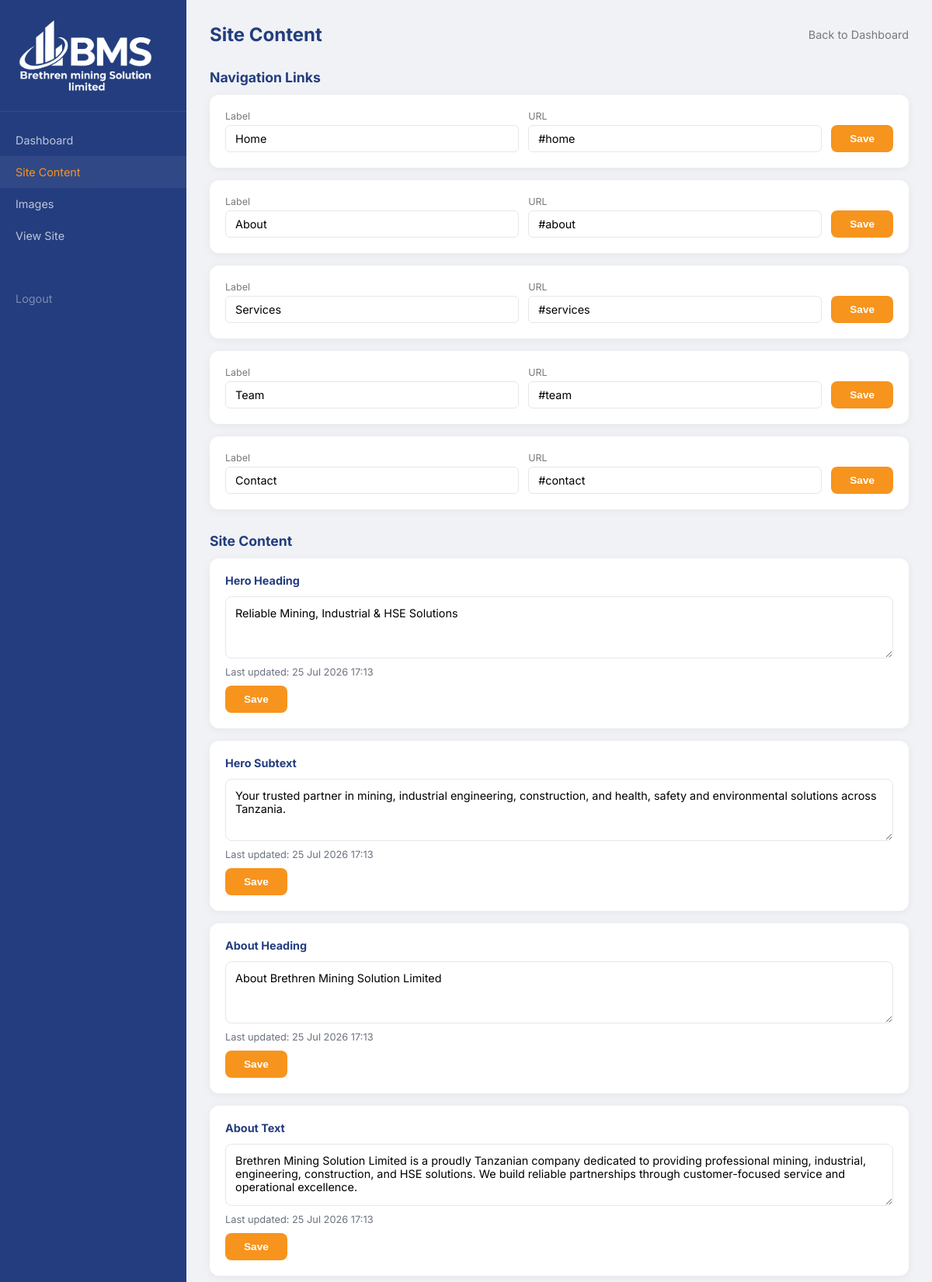
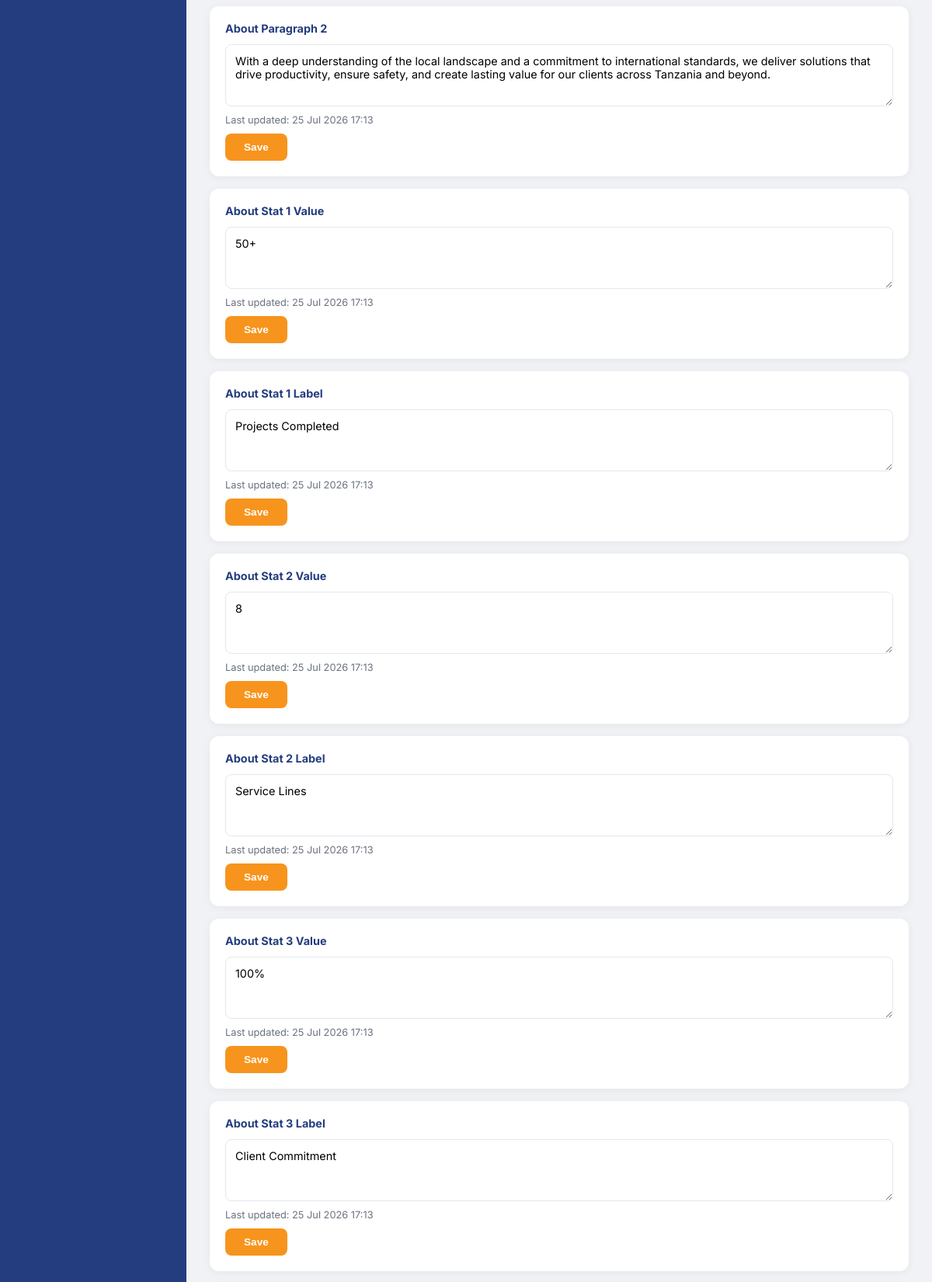
Screenshot of /admin/content.php (signed in, upper part) with the database file from the repository (2 pictures, top to bottom).
### tables this page shows
CREATE TABLE IF NOT EXISTS `nav_items` (
  `id` int(11) NOT NULL AUTO_INCREMENT,
  `label` varchar(100) NOT NULL,
  `href` varchar(255) NOT NULL,
  `sort_order` int(11) NOT NULL DEFAULT 0,
  `is_active` tinyint(1) NOT NULL DEFAULT 1,
  PRIMARY KEY (`id`)
);

CREATE TABLE IF NOT EXISTS `site_content` (
  `id` int(11) NOT NULL AUTO_INCREMENT,
  `page_section` varchar(100) NOT NULL,
  `content` text NOT NULL,
  `updated_at` timestamp NOT NULL DEFAULT CURRENT_TIMESTAMP ON UPDATE CURRENT_TIMESTAMP,
  PRIMARY KEY (`id`),
  UNIQUE KEY `page_section` (`page_section`)
);

### includes/config.php (called while the page is built, shortened)
<?php
function escape($str) {
    return htmlspecialchars($str, ENT_QUOTES, 'UTF-8');
}

### includes/database.php (called while the page is built, shortened)
<?php
require_once __DIR__ . '/config.php';
class Database {
    private static $instance = null;
    private $pdo;
    private function __construct() {
        $dsn = 'mysql:host=' . DB_HOST . ';dbname=' . DB_NAME . ';charset=utf8mb4';
        $this->pdo = new PDO($dsn, DB_USER, DB_PASS, [
            PDO::ATTR_ERRMODE => PDO::ERRMODE_EXCEPTION,
            PDO::ATTR_DEFAULT_FETCH_MODE => PDO::FETCH_ASSOC,
            PDO::ATTR_EMULATE_PREPARES => false,
        ]);
    }
    public static function getInstance() {
        if (self::$instance === null) {
            self::$instance = new self();
        }
        return self::$instance;
    }
    public function query($sql, $params = []) {
        $stmt = $this->pdo->prepare($sql);
        $stmt->execute($params);
        return $stmt;
    }
    public function fetchAll($sql, $params = []) {
        return $this->query($sql, $params)->fetchAll();
    }
}

### admin/content.php (the view, shortened to what this page needs)
<?php
require_once __DIR__ . '/../includes/config.php';
require_once __DIR__ . '/../includes/database.php';
$db = Database::getInstance();
$sections = $db->fetchAll('SELECT * FROM site_content ORDER BY id');
$navItems = $db->fetchAll('SELECT * FROM nav_items ORDER BY sort_order');
?><!DOCTYPE html>
<html lang="en">
<head>
</head>
<body>
    <div class="sidebar">
        <div class="sidebar-logo"><img src="../assets/images/logo-white.png" alt="<?= escape(SITE_NAME) ?>"></div>
        <a href="dashboard.php">Dashboard</a>
        <a href="content.php" class="active">Site Content</a>
        <a href="images.php">Images</a>
        <a href="../">View Site</a>
        <a href="logout.php" style="margin-top:40px;color:rgba(255,255,255,0.4);">Logout</a>
    </div>
    <div class="main">
        <div class="header-bar">
            <h1>Site Content</h1>
            <a href="dashboard.php">Back to Dashboard</a>
        </div>
        <h2 style="font-size:1.1rem;color:#233d7e;margin:24px 0 12px">Navigation Links</h2>
        <div class="content-list" style="margin-bottom:30px">
            <?php foreach ($navItems as $n): ?>
            <form method="post" class="content-item" style="display:flex;gap:12px;align-items:center;flex-wrap:wrap">
                <div style="flex:1;min-width:120px">
                    <label style="display:block;font-size:0.78rem;color:#77797d;margin-bottom:4px">Label</label>
                    <input type="text" name="nav_label" value="<?= escape($n['label']) ?>" style="width:100%;padding:8px 12px;border:1.5px solid #e5e7eb;border-radius:6px;font-family:inherit;font-size:0.9rem">
                </div>
                <div style="flex:1;min-width:120px">
                    <label style="display:block;font-size:0.78rem;color:#77797d;margin-bottom:4px">URL</label>
                    <input type="text" name="nav_href" value="<?= escape($n['href']) ?>" style="width:100%;padding:8px 12px;border:1.5px solid #e5e7eb;border-radius:6px;font-family:inherit;font-size:0.9rem">
                </div>
                <button type="submit" class="btn" style="margin-top:18px;white-space:nowrap">Save</button>
            </form>
            <?php endforeach; ?>
        </div>
        <h2 style="font-size:1.1rem;color:#233d7e;margin:24px 0 12px">Site Content</h2>
        <div class="content-list">
            <?php foreach ($sections as $s): ?>
            <form method="post" class="content-item">
                <h3><?= escape(str_replace('_', ' ', $s['page_section'])) ?></h3>
                <textarea name="content"><?= escape($s['content']) ?></textarea>
                <div class="hint">Last updated: <?= date('d M Y H:i', strtotime($s['updated_at'])) ?></div>
                <button type="submit" class="btn">Save</button>
            </form>
            <?php endforeach; ?>
        </div>
    </div>
</body>
</html>

### admin/content.php (style rules this page uses)
* { margin: 0; padding: 0; box-sizing: border-box; }
body { font-family: 'Inter', system-ui, sans-serif; background: #f0f2f5; display: flex; }
.sidebar { width: 240px; background: #233d7e; min-height: 100vh; padding: 24px 0; display: flex; flex-direction: column; }
.sidebar .sidebar-logo { padding: 0 20px 20px; border-bottom: 1px solid rgba(255,255,255,0.08); margin-bottom: 16px; }
.sidebar .sidebar-logo img { max-width: 180px; height: auto; }
.sidebar a { display: block; padding: 12px 20px; color: rgba(255,255,255,0.7); text-decoration: none; font-size: 0.9rem; }
.sidebar a:hover, .sidebar a.active { background: rgba(255,255,255,0.06); color: #F7941D; }
.main { flex: 1; padding: 30px; }
.header-bar { display: flex; justify-content: space-between; align-items: center; margin-bottom: 30px; }
.header-bar h1 { font-size: 1.5rem; color: #233d7e; }
.header-bar a { color: #77797d; text-decoration: none; font-size: 0.9rem; }
.content-list { display: grid; gap: 16px; }
.content-item { background: #fff; border-radius: 12px; padding: 20px; box-shadow: 0 2px 12px rgba(0,0,0,0.05); }
.content-item h3 { font-size: 0.9rem; color: #233d7e; margin-bottom: 12px; text-transform: capitalize; }
.content-item textarea { width: 100%; min-height: 80px; padding: 12px; border: 1.5px solid #e5e7eb; border-radius: 8px; font-family: inherit; font-size: 0.9rem; resize: vertical; }
.content-item .btn { margin-top: 10px; padding: 10px 24px; background: #F7941D; color: #fff; border: none; border-radius: 8px; font-size: 0.85rem; font-weight: 600; cursor: pointer; }
.content-item .hint { font-size: 0.8rem; color: #6B7280; margin-top: 6px; }

### rows the page displays
nav_items: nav_label "Home", nav_href "#home"
nav_items: nav_label "About", nav_href "#about"
nav_items: nav_label "Services", nav_href "#services"
nav_items: nav_label "Team", nav_href "#team"
nav_items: nav_label "Contact", nav_href "#contact"
site_content: page_section "Hero Heading", content "Reliable Mining, Industrial & HSE Solutions", updated_at "25 Jul 2026 17:13"
site_content: page_section "Hero Subtext", content "Your trusted partner in mining, industrial engineering, construction, and health, safety and environmental solutions across Tanzania.", updated_at "25 Jul 2026 17:13"
site_content: page_section "About Heading", content "About Brethren Mining Solution Limited", updated_at "25 Jul 2026 17:13"
site_content: page_section "About Text", content "Brethren Mining Solution Limited is a proudly Tanzanian company dedicated to providing professional mining, industrial, engineering, construction, and HSE solutions. We build reliable partnerships through customer-focused service and operational excellence.", updated_at "25 Jul 2026 17:13"
site_content: page_section "About Paragraph 2", content "With a deep understanding of the local landscape and a commitment to international standards, we deliver solutions that drive productivity, ensure safety, and create lasting value for our clients across Tanzania and beyond.", updated_at "25 Jul 2026 17:13"
site_content: page_section "About Stat 1 Value", content "50+", updated_at "25 Jul 2026 17:13"
site_content: page_section "About Stat 1 Label", content "Projects Completed", updated_at "25 Jul 2026 17:13"
site_content: page_section "About Stat 2 Value", content "8", updated_at "25 Jul 2026 17:13"
site_content: page_section "About Stat 2 Label", content "Service Lines", updated_at "25 Jul 2026 17:13"
site_content: page_section "About Stat 3 Value", content "100%", updated_at "25 Jul 2026 17:13"
site_content: page_section "About Stat 3 Label", content "Client Commitment", updated_at "25 Jul 2026 17:13"
